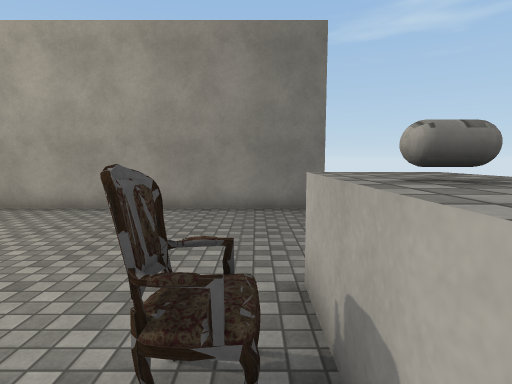
[1] (above)

12 first-person views from a walk through a 3-D level made in the Unity game engine. The camera is 1.5 m above the floor, tilts 6° down and sees 80° across. The floor is counted in squares, 1 m on a side. Each view is taken from the middle of a square. On the plan, view 1 faces up. The plan holds only what a view shows up to about 15 squares ahead; the rest is blank. Some surface patterns are stand-ins.

[2]
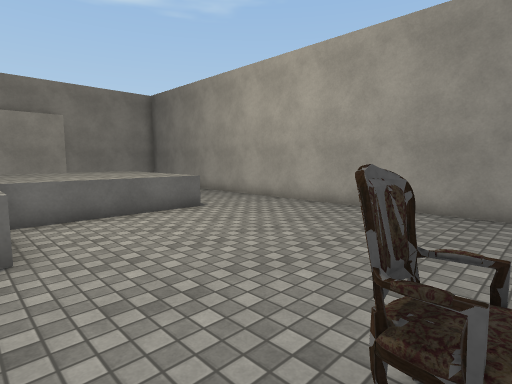

[3]
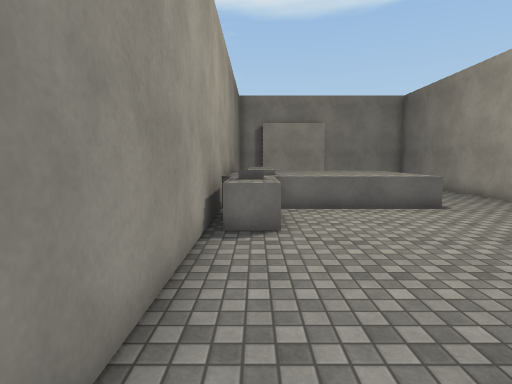

[4]
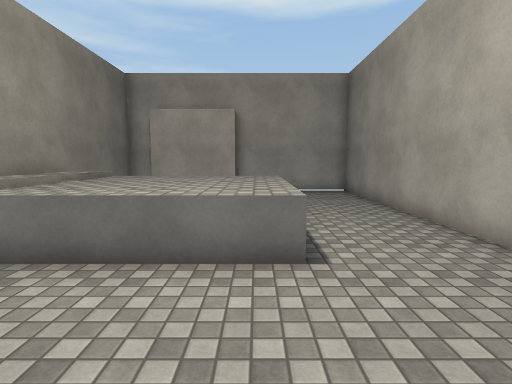

[5]
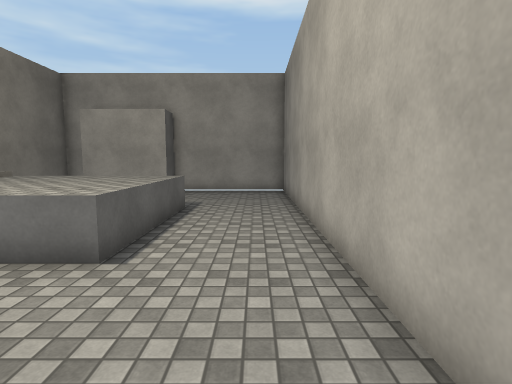

[6]
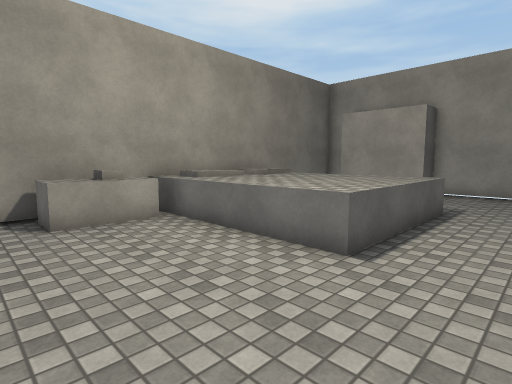

[7]
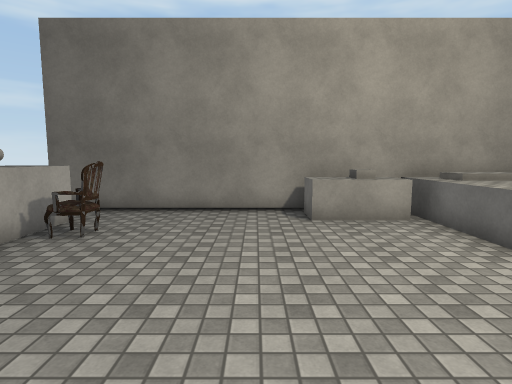

[8]
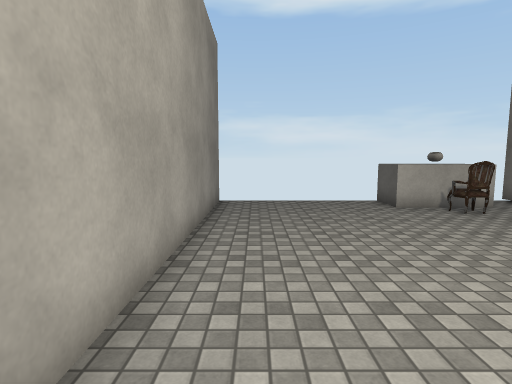

[9]
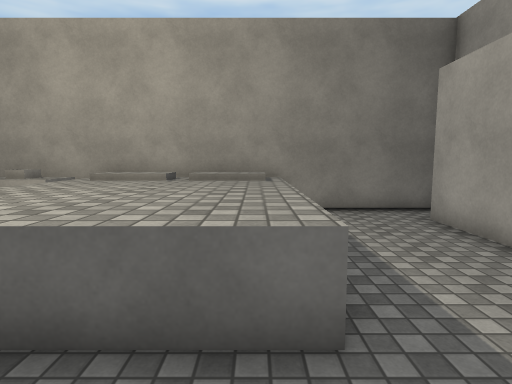

[10]
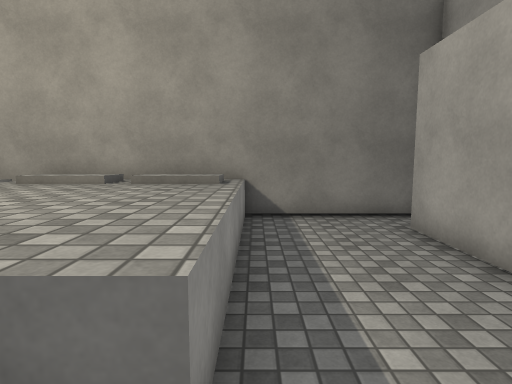

[11]
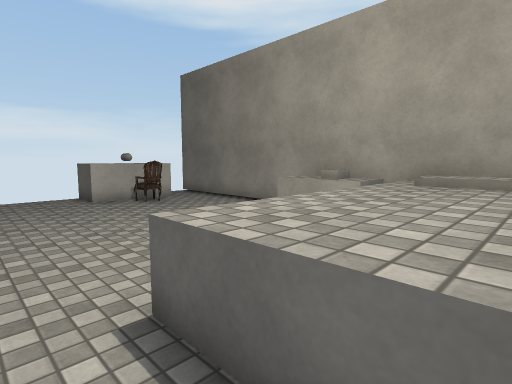

[12]
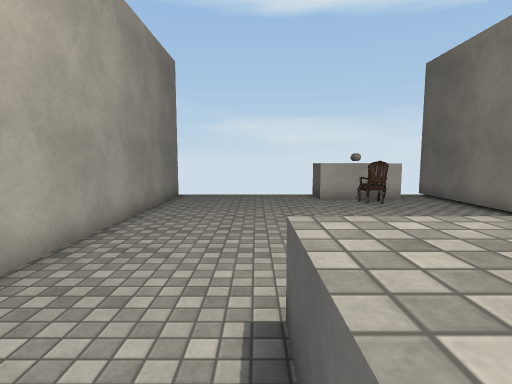

### Floor plan
Key: @ floor where view 1 was taken; # wall or solid block; . floor; = window, fence, low wall or low ledge; A armchair; O other object.
Columns run from 19 left of view 1 to 2 right of it. Each row starts with its distance up from view 1.
 10 ######################
  9 #.....................
  8 #.....................
  7 #.....................
  6 #.....................
  5 #.....=====...........
  4 ##....=###=...........
  3  #....=###=.........=#
  2  #....=###=........AO#
  1 ##....=###=.........=#
  0 #.....=#####OO.....@..
 -1 ######################

Where each view was taken, in squares from view 1:
view 1: 0 up, 0 right, facing up
view 2: 0 up, 0 right, facing up-left
view 3: 0 up, 1 right, facing left
view 4: 5 up, 4 left, facing left
view 5: 8 up, 4 left, facing left
view 6: 8 up, 4 left, facing down-left
view 7: 8 up, 4 left, facing down
view 8: 8 up, 9 left, facing right
view 9: 8 up, 13 left, facing down
view 10: 7 up, 14 left, facing down
view 11: 7 up, 11 left, facing down-right
view 12: 6 up, 11 left, facing right
